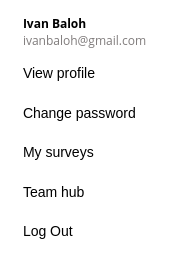
<?xml version="1.0" encoding="UTF-8"?>
<ui version="4.0">
 <class>userDropdown</class>
 <widget class="QWidget" name="userDropdown">
  <property name="geometry">
   <rect>
    <x>0</x>
    <y>0</y>
    <width>173</width>
    <height>261</height>
   </rect>
  </property>
  <property name="sizePolicy">
   <sizepolicy hsizetype="Fixed" vsizetype="Fixed">
    <horstretch>0</horstretch>
    <verstretch>0</verstretch>
   </sizepolicy>
  </property>
  <property name="font">
   <font>
    <pointsize>12</pointsize>
   </font>
  </property>
  <property name="windowTitle">
   <string>Form</string>
  </property>
  <property name="autoFillBackground">
   <bool>true</bool>
  </property>
  <property name="styleSheet">
   <string notr="true">box-shadow: 5px 5px 19px 0px #121212;</string>
  </property>
  <widget class="QWidget" name="verticalLayoutWidget">
   <property name="geometry">
    <rect>
     <x>0</x>
     <y>0</y>
     <width>171</width>
     <height>261</height>
    </rect>
   </property>
   <layout class="QVBoxLayout" name="verticalLayout">
    <property name="spacing">
     <number>9</number>
    </property>
    <property name="leftMargin">
     <number>23</number>
    </property>
    <property name="topMargin">
     <number>15</number>
    </property>
    <property name="rightMargin">
     <number>10</number>
    </property>
    <property name="bottomMargin">
     <number>15</number>
    </property>
    <item>
     <layout class="QVBoxLayout" name="verticalLayout_2">
      <property name="spacing">
       <number>0</number>
      </property>
      <property name="leftMargin">
       <number>0</number>
      </property>
      <item>
       <widget class="QLabel" name="label">
        <property name="sizePolicy">
         <sizepolicy hsizetype="Preferred" vsizetype="Maximum">
          <horstretch>0</horstretch>
          <verstretch>0</verstretch>
         </sizepolicy>
        </property>
        <property name="font">
         <font>
          <family>Open Sans</family>
          <pointsize>-1</pointsize>
          <weight>75</weight>
          <italic>false</italic>
          <bold>true</bold>
         </font>
        </property>
        <property name="styleSheet">
         <string notr="true">font-family: 'Open Sans';
font-style: normal;
font-weight: 600;
font-size: 12px;
line-height: 16px;</string>
        </property>
        <property name="text">
         <string>Ivan Baloh</string>
        </property>
       </widget>
      </item>
      <item>
       <widget class="QLabel" name="label_2">
        <property name="sizePolicy">
         <sizepolicy hsizetype="Preferred" vsizetype="Maximum">
          <horstretch>0</horstretch>
          <verstretch>0</verstretch>
         </sizepolicy>
        </property>
        <property name="font">
         <font>
          <family>Open Sans</family>
          <pointsize>-1</pointsize>
          <weight>50</weight>
          <italic>false</italic>
          <bold>false</bold>
         </font>
        </property>
        <property name="styleSheet">
         <string notr="true">font-family: 'Open Sans';
font-style: normal;
font-weight: 400;
font-size: 12px;
line-height: 19px;

color: #7F7B7B;</string>
        </property>
        <property name="text">
         <string>ivanbaloh@gmail.com</string>
        </property>
        <property name="alignment">
         <set>Qt::AlignLeading|Qt::AlignLeft|Qt::AlignVCenter</set>
        </property>
       </widget>
      </item>
     </layout>
    </item>
    <item>
     <widget class="QPushButton" name="pushButton">
      <property name="sizePolicy">
       <sizepolicy hsizetype="Minimum" vsizetype="Minimum">
        <horstretch>0</horstretch>
        <verstretch>0</verstretch>
       </sizepolicy>
      </property>
      <property name="cursor">
       <cursorShape>PointingHandCursor</cursorShape>
      </property>
      <property name="styleSheet">
       <string notr="true">font-family: 'Open Sans';
font-style: normal;
font-weight: 400;
font-size: 14px;
line-height: 19px;

text-align: left;

border: none;</string>
      </property>
      <property name="text">
       <string>View profile</string>
      </property>
      <property name="flat">
       <bool>true</bool>
      </property>
     </widget>
    </item>
    <item>
     <widget class="QPushButton" name="pushButton_3">
      <property name="sizePolicy">
       <sizepolicy hsizetype="Minimum" vsizetype="Minimum">
        <horstretch>0</horstretch>
        <verstretch>0</verstretch>
       </sizepolicy>
      </property>
      <property name="cursor">
       <cursorShape>PointingHandCursor</cursorShape>
      </property>
      <property name="styleSheet">
       <string notr="true">font-family: 'Open Sans';
font-style: normal;
font-weight: 400;
font-size: 14px;
line-height: 19px;

text-align: left;

border: none;</string>
      </property>
      <property name="text">
       <string>Change password</string>
      </property>
      <property name="flat">
       <bool>true</bool>
      </property>
     </widget>
    </item>
    <item>
     <widget class="QPushButton" name="pushButton_4">
      <property name="sizePolicy">
       <sizepolicy hsizetype="Minimum" vsizetype="Minimum">
        <horstretch>0</horstretch>
        <verstretch>0</verstretch>
       </sizepolicy>
      </property>
      <property name="cursor">
       <cursorShape>PointingHandCursor</cursorShape>
      </property>
      <property name="styleSheet">
       <string notr="true">font-family: 'Open Sans';
font-style: normal;
font-weight: 400;
font-size: 14px;
line-height: 19px;

text-align: left;

border: none;</string>
      </property>
      <property name="text">
       <string>My surveys</string>
      </property>
      <property name="flat">
       <bool>true</bool>
      </property>
     </widget>
    </item>
    <item>
     <widget class="QPushButton" name="pushButton_5">
      <property name="sizePolicy">
       <sizepolicy hsizetype="Minimum" vsizetype="Minimum">
        <horstretch>0</horstretch>
        <verstretch>0</verstretch>
       </sizepolicy>
      </property>
      <property name="cursor">
       <cursorShape>PointingHandCursor</cursorShape>
      </property>
      <property name="styleSheet">
       <string notr="true">font-family: 'Open Sans';
font-style: normal;
font-weight: 400;
font-size: 14px;
line-height: 19px;

text-align: left;

border: none;</string>
      </property>
      <property name="text">
       <string>Team hub</string>
      </property>
      <property name="flat">
       <bool>true</bool>
      </property>
     </widget>
    </item>
    <item>
     <widget class="QPushButton" name="pushButton_2">
      <property name="sizePolicy">
       <sizepolicy hsizetype="Minimum" vsizetype="Minimum">
        <horstretch>0</horstretch>
        <verstretch>0</verstretch>
       </sizepolicy>
      </property>
      <property name="cursor">
       <cursorShape>PointingHandCursor</cursorShape>
      </property>
      <property name="styleSheet">
       <string notr="true">font-family: 'Open Sans';
font-style: normal;
font-weight: 400;
font-size: 14px;
line-height: 19px;

text-align: left;

border: none;</string>
      </property>
      <property name="text">
       <string>Log Out</string>
      </property>
      <property name="flat">
       <bool>true</bool>
      </property>
     </widget>
    </item>
   </layout>
  </widget>
  <widget class="QLabel" name="background">
   <property name="geometry">
    <rect>
     <x>0</x>
     <y>0</y>
     <width>371</width>
     <height>401</height>
    </rect>
   </property>
   <property name="styleSheet">
    <string notr="true">background-color: rgb(255, 255, 255);</string>
   </property>
   <property name="text">
    <string/>
   </property>
  </widget>
  <zorder>background</zorder>
  <zorder>verticalLayoutWidget</zorder>
 </widget>
 <resources>
  <include location="../../../QResources.qrc"/>
  <include location="../../../QResources.qrc"/>
  <include location="../../../QResources.qrc"/>
 </resources>
 <connections/>
</ui>
